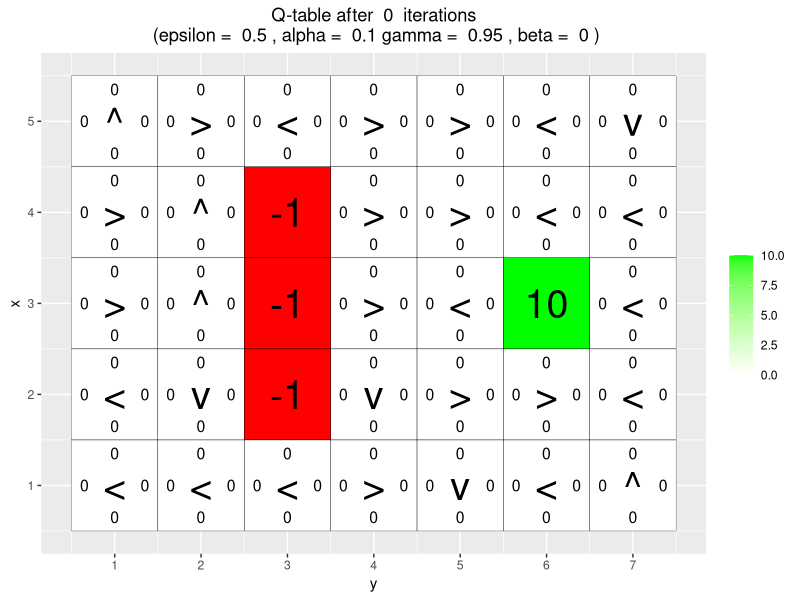
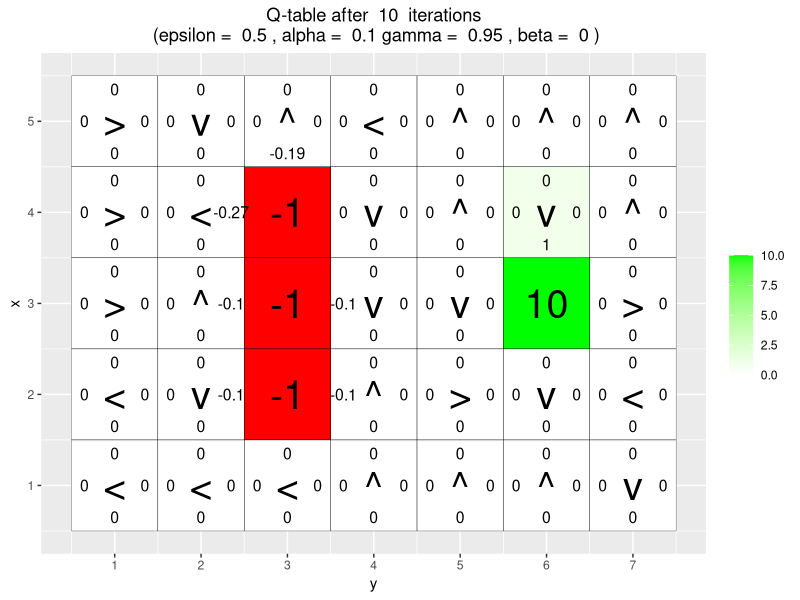
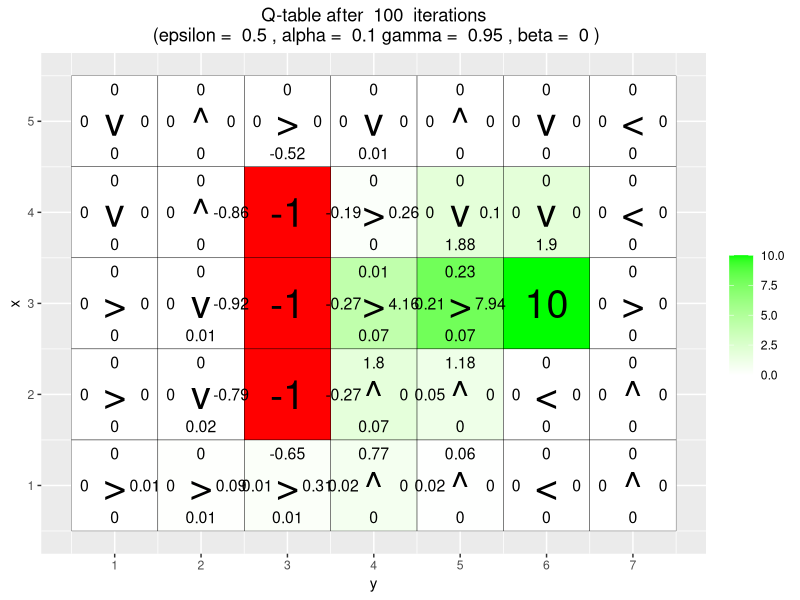
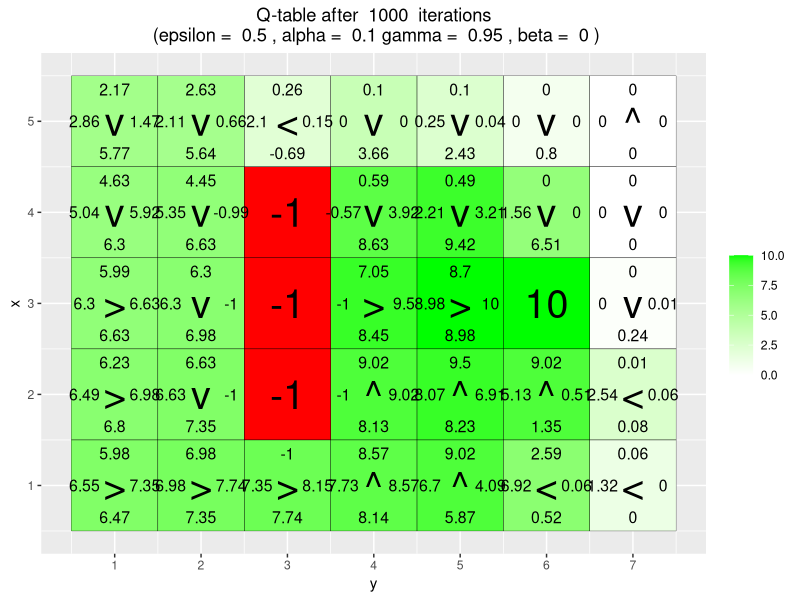
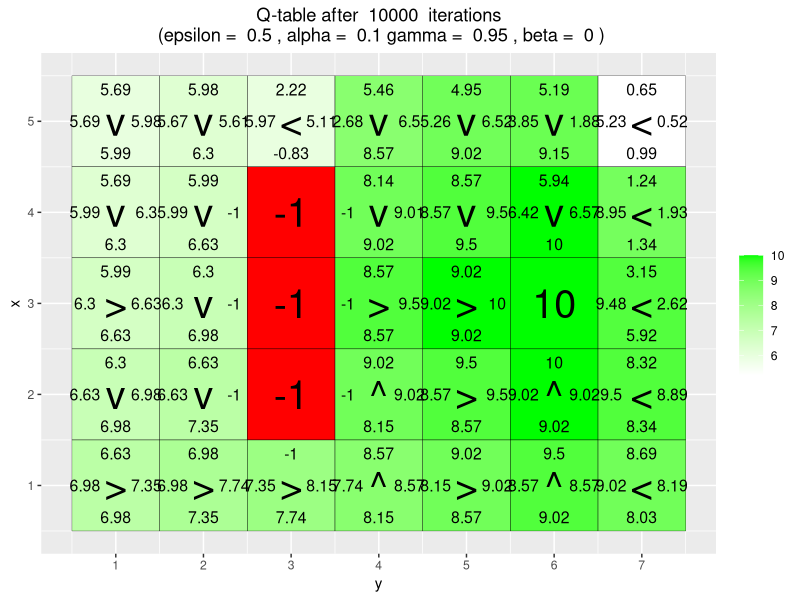
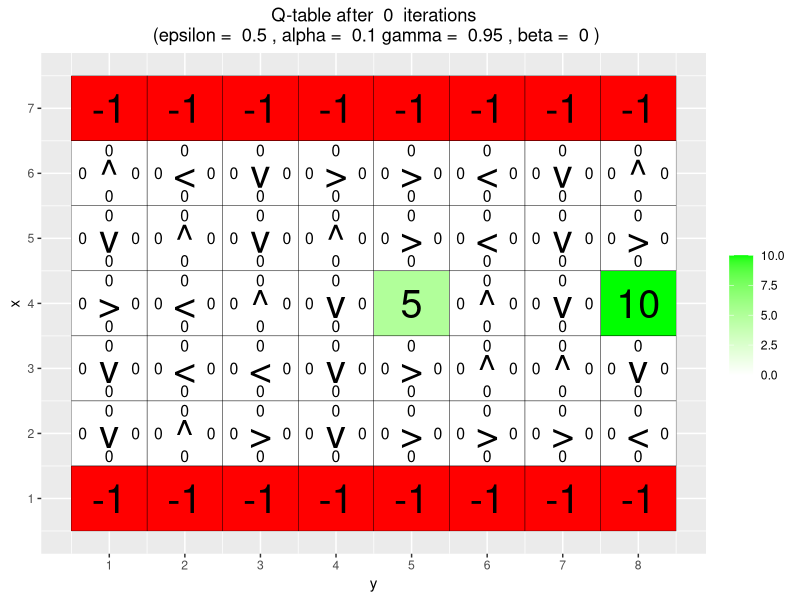
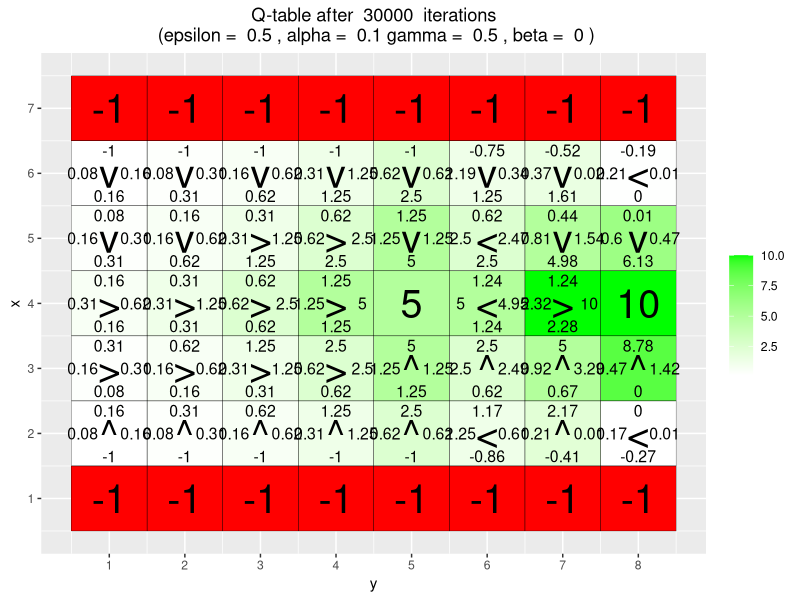
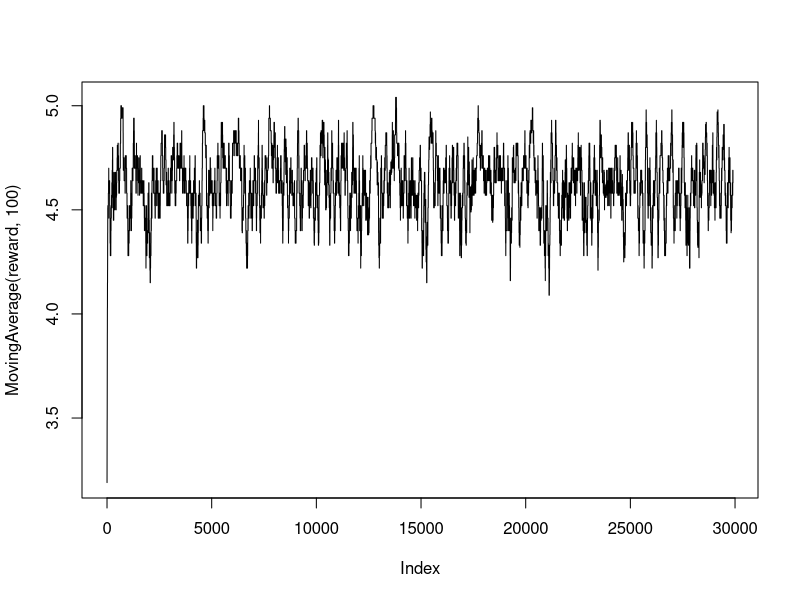

Write R code to recreate these figures, in order.
# By Jose M. Peña and Joel Oskarsson.
# For teaching purposes.
# jose.m.pena@liu.se.

#####################################################################################################
# Q-learning
#####################################################################################################
rm(list =ls())
set.seed(1234)
# install.packages("ggplot2")
# install.packages("vctrs")
library(ggplot2)

arrows <- c("^", ">", "v", "<")
action_deltas <- list(c(1,0), # up
                      c(0,1), # right
                      c(-1,0), # down
                      c(0,-1)) # left

vis_environment <- function(iterations=0, epsilon = 0.5, alpha = 0.1, gamma = 0.95, beta = 0){
  
  # Visualize an environment with rewards. 
  # Q-values for all actions are displayed on the edges of each tile.
  # The (greedy) policy for each state is also displayed.
  # 
  # Args:
  #   iterations, epsilon, alpha, gamma, beta (optional): for the figure title.
  #   reward_map (global variable): a HxW array containing the reward given at each state.
  #   q_table (global variable): a HxWx4 array containing Q-values for each state-action pair.
  #   H, W (global variables): environment dimensions.
  
  df <- expand.grid(x=1:H,y=1:W)
  foo <- mapply(function(x,y) ifelse(reward_map[x,y] == 0,q_table[x,y,1],NA),df$x,df$y)
  df$val1 <- as.vector(round(foo, 2))
  foo <- mapply(function(x,y) ifelse(reward_map[x,y] == 0,q_table[x,y,2],NA),df$x,df$y)
  df$val2 <- as.vector(round(foo, 2))
  foo <- mapply(function(x,y) ifelse(reward_map[x,y] == 0,q_table[x,y,3],NA),df$x,df$y)
  df$val3 <- as.vector(round(foo, 2))
  foo <- mapply(function(x,y) ifelse(reward_map[x,y] == 0,q_table[x,y,4],NA),df$x,df$y)
  df$val4 <- as.vector(round(foo, 2))
  foo <- mapply(function(x,y) 
    ifelse(reward_map[x,y] == 0,arrows[GreedyPolicy(x,y)],reward_map[x,y]),df$x,df$y)
  df$val5 <- as.vector(foo)
  foo <- mapply(function(x,y) ifelse(reward_map[x,y] == 0,max(q_table[x,y,]),
                                     ifelse(reward_map[x,y]<0,NA,reward_map[x,y])),df$x,df$y)
  df$val6 <- as.vector(foo)
  
  print(ggplot(df,aes(x = y,y = x)) +
          scale_fill_gradient(low = "white", high = "green", na.value = "red", name = "") +
          geom_tile(aes(fill=val6)) +
          geom_text(aes(label = val1),size = 4,nudge_y = .35,na.rm = TRUE) +
          geom_text(aes(label = val2),size = 4,nudge_x = .35,na.rm = TRUE) +
          geom_text(aes(label = val3),size = 4,nudge_y = -.35,na.rm = TRUE) +
          geom_text(aes(label = val4),size = 4,nudge_x = -.35,na.rm = TRUE) +
          geom_text(aes(label = val5),size = 10) +
          geom_tile(fill = 'transparent', colour = 'black') + 
          ggtitle(paste("Q-table after ",iterations," iterations\n",
                        "(epsilon = ",epsilon,", alpha = ",alpha,"gamma = ",gamma,", beta = ",beta,")")) +
          theme(plot.title = element_text(hjust = 0.5)) +
          scale_x_continuous(breaks = c(1:W),labels = c(1:W)) +
          scale_y_continuous(breaks = c(1:H),labels = c(1:H)))
  
}

GreedyPolicy <- function(x, y){
  
  # Get a greedy action for state (x,y) from q_table.
  #
  # Args:
  #   x, y: state coordinates.
  #   q_table (global variable): a HxWx4 array containing Q-values for each state-action pair.
  # 
  # Returns:
  #   An action, i.e. integer in {1,2,3,4}.

  # Get the Q-values for all actions at state (x, y)
  q_values <- q_table[x, y, ]
  
  # Find the maximum Q-value
  max_q <- max(q_values)
  
  # Identify all actions that have the maximum Q-value
  max_actions <- which(q_values == max_q)
  
  # Check if there are multiple actions with the maximum Q-value
  if (length(max_actions) > 1) {
    # If there's a tie, randomly select one of the best actions
    action <- sample(max_actions, 1)
  } else {
    # If there's only one max action, use that action
    action <- max_actions
  }
  
  return(action)
}


EpsilonGreedyPolicy <- function(x, y, epsilon){
  
  # Get an epsilon-greedy action for state (x,y) from q_table.
  #
  # Args:
  #   x, y: state coordinates.
  #   epsilon: probability of acting randomly.
  # 
  # Returns:
  #   An action, i.e. integer in {1,2,3,4}.
  
  # Generate a random number between 0 and 1
  rand_num <- runif(1)
  
  if (rand_num < epsilon){
    # With probability epsilon, select a random action
    action <- sample(1:4, 1)
  } else {
    # With probability (1 - epsilon), use the greedy policy
    action <- GreedyPolicy(x, y)
  }
  return(action)
}

transition_model <- function(x, y, action, beta){
  
  # Computes the new state after given action is taken. The agent will follow the action 
  # with probability (1-beta) and slip to the right or left with probability beta/2 each.
  # 
  # Args:
  #   x, y: state coordinates.
  #   action: which action the agent takes (in {1,2,3,4}).
  #   beta: probability of the agent slipping to the side when trying to move.
  #   H, W (global variables): environment dimensions.
  # 
  # Returns:
  #   The new state after the action has been taken.
  
  delta <- sample(-1:1, size = 1, prob = c(0.5*beta,1-beta,0.5*beta))
  final_action <- ((action + delta + 3) %% 4) + 1
  foo <- c(x,y) + unlist(action_deltas[final_action])
  foo <- pmax(c(1,1),pmin(foo,c(H,W)))
  
  return (foo)
}

q_learning <- function(start_state, epsilon = 0.5, alpha = 0.1, gamma = 0.95, beta = 0){
  
  # Perform one episode of Q-learning. The agent should move around in the 
  # environment using the given transition model and update the Q-table.
  # The episode ends when the agent reaches a terminal state.
  # 
  # Args:
  #   start_state: array with two entries, describing the starting position of the agent.
  #   epsilon (optional): probability of acting randomly.
  #   alpha (optional): learning rate.
  #   gamma (optional): discount factor.
  #   beta (optional): slipping factor.
  #   reward_map (global variable): a HxW array containing the reward given at each state.
  #   q_table (global variable): a HxWx4 array containing Q-values for each state-action pair.
  # 
  # Returns:
  #   reward: reward received in the episode.
  #   correction: sum of the temporal difference correction terms over the episode.
  #   q_table (global variable): Recall that R passes arguments by value. So, q_table being
  #   a global variable can be modified with the superassigment operator <<-.
  
  # Your code here.
  # Initialize state
  x <- start_state[1]
  y <- start_state[2]
  
  # Initialize variables to track episode reward and TD corrections
  episode_reward <- 0
  episode_correction <- 0
  
  repeat{
    # Choose an action A using the epsilon-greedy policy
    action <- EpsilonGreedyPolicy(x, y, epsilon)
    
    # Observe the next state S' and reward R after taking action A
    next_state <- transition_model(x, y, action, beta)
    x_new <- next_state[1]
    y_new <- next_state[2]
    R <- reward_map[x_new, y_new]
    
    # Get current Q-value Q(S, A)
    Q_SA <- q_table[x, y, action]
    
    # Check if next state is terminal (reward != 0)
    if (R != 0){
      max_Q_Sprime_aprime <- 0
    } else {
      # Compute max Q(S', a') over all possible actions a'
      max_Q_Sprime_aprime <- max(q_table[x_new, y_new, ])
    }
    
    # Calculate the TD correction term
    TD_correction <- R + gamma * max_Q_Sprime_aprime - Q_SA
    
    # Update the cumulative TD correction
    episode_correction <- episode_correction + TD_correction
    
    # Update Q(S, A) in the q_table
    q_table[x, y, action] <<- Q_SA + alpha * TD_correction
    
    # Accumulate the reward
    episode_reward <- episode_reward + R
    
    # Move to the next state
    x <- x_new
    y <- y_new
    
    # Check if the episode has ended
    if (R != 0){
      # Episode ends when a terminal state is reached
      return (c(episode_reward, episode_correction))
    }
  }
}

#2.2 Questions
#1. What has the agent learned after the first 10 episodes?

#The Q-table values are mostly zeros, with slight updates in some states around -1.
# Policy Arrows: The greedy policy (arrows on the grid) point randomly due to insufficient learning.
# ϵ=0.5, the agent is exploring randomly half the time.

#2. Is the final greedy policy (after 10000 episodes) optimal for all states, i.e. not only
# for the initial state ? Why / Why not ?

# The agent has clearly learned to navigate towards the goal at position, 
# as seen by the arrows pointing rightwards and upwards towards this cell.
# The policy is optimal for the most states that the agent has visited often during the episodes, 
# however some areas are underexplored leading to suboptimal policies in those areas.
# An example for the states below the -1 penalty wall where it would be better to go below and not up again


# Do the learned values in the Q-table reflect the fact that there are multiple paths
# (above and below the negative rewards) to get to the positive reward ? If not, what could be done to make it happen ?
# Mostly no, the learned values in the Q-table do not reflect the fact that there are multiple path that lead to the positive reward. 
# The agent clearly shows a strong preference for the upper path over the lower path
# This is likely due to the agent's early discovery of the upper path and subsequent exploitation of it. 
# To counteract this one could: 
# - increase exploration
# - Reducing the learning rate


#####################################################################################################
# Q-Learning Environments
#####################################################################################################

# Environment A (learning)

H <- 5
W <- 7

reward_map <- matrix(0, nrow = H, ncol = W)
reward_map[3,6] <- 10
reward_map[2:4,3] <- -1

q_table <- array(0,dim = c(H,W,4))

vis_environment()

for(i in 1:10000){
  foo <- q_learning(start_state = c(3,1))
  
  if(any(i==c(10,100,1000,10000)))
    vis_environment(i)
}

# Environment B (the effect of epsilon and gamma)
# 2.3 Your task is to investigate how the ε and γ parameters affect the learned policy by running
# My observations are:

# ε = 0.5 
# γ = 0.5: no env plot? It chooses 5 often since the discount factor gamma is low meaning that it prioritizes future rewards less then current 
# γ = 0.75: Most often chooses 10 but sometimes 5
# γ = 0.95: results in that it learns to avoid 5 reward and go for 10 reward, the reward graph is also delayed and correction spikes up later

# With ε = 0.1 the agent doesn't explore as much rather exploits the found policy and therefore only finds upper paths around 5, doesn't learn to completely ignore 5
H <- 7
W <- 8

reward_map <- matrix(0, nrow = H, ncol = W)
reward_map[1,] <- -1
reward_map[7,] <- -1
reward_map[4,5] <- 5
reward_map[4,8] <- 10

q_table <- array(0,dim = c(H,W,4))

vis_environment()

MovingAverage <- function(x, n){
  
  cx <- c(0,cumsum(x))
  rsum <- (cx[(n+1):length(cx)] - cx[1:(length(cx) - n)]) / n
  
  return (rsum)
}

for(j in c(0.5,0.75,0.95)){
  q_table <- array(0,dim = c(H,W,4))
  reward <- NULL
  correction <- NULL
  
  for(i in 1:30000){
    # This is for epsilon = 0.5 standard
    foo <- q_learning(gamma = j, start_state = c(4,1))
    reward <- c(reward,foo[1])
    correction <- c(correction,foo[2])
  }
  
  vis_environment(i, gamma = j)
  plot(MovingAverage(reward,100),type = "l")
  plot(MovingAverage(correction,100),type = "l")
}

for(j in c(0.5,0.75,0.95)){
  q_table <- array(0,dim = c(H,W,4))
  reward <- NULL
  correction <- NULL
  
  for(i in 1:30000){
    # This is epsilon 0.1 
    foo <- q_learning(epsilon = 0.1, gamma = j, start_state = c(4,1))
    reward <- c(reward,foo[1])
    correction <- c(correction,foo[2])
  }
  
  vis_environment(i, epsilon = 0.1, gamma = j)
  plot(MovingAverage(reward,100),type = "l")
  plot(MovingAverage(correction,100),type = "l")
}

# Environment C (the effect of beta).
# 2.4  investigate how the β parameter affects the learned policy
# β = 0 - no slipping, learns a direct policy, avoids -1
# β = 0.2 - A bit uncertainty but mostly direct
# β = 0.4 - harder to avoid negative, more erradic
# β = 0.66 - highly inconsistent, learns to move further from -1

H <- 3
W <- 6

reward_map <- matrix(0, nrow = H, ncol = W)
reward_map[1,2:5] <- -1
reward_map[1,6] <- 10

q_table <- array(0,dim = c(H,W,4))

vis_environment()

for(j in c(0,0.2,0.4,0.66)){
  q_table <- array(0,dim = c(H,W,4))
  
  for(i in 1:10000)
    foo <- q_learning(gamma = 0.6, beta = j, start_state = c(1,1))
  
  vis_environment(i, gamma = 0.6, beta = j)
}


# 2.5 Questions??
# 2.6 
# - Has the agent learned a good policy? Why / Why not ?
# Yes, the agent has learned relatively good policy.
# The policy generalizes well during validation since the training goals were spread across the grid, allowing the agent to learn a flexible policy.

#Could you have used the Q-learning algorithm to solve this task?
# Yes, although REINFORCE is much more suitable. Q-learning could solve this task by incorporating the goal coordinates into the state representation. 
# However, Q-learning might struggle with generalizing as effectively as REINFORCE


# 2.7
# - Has the agent learned a good policy? Why / Why not ?
# No, the agent has not learned a fully generalized policy. 
# It has overfitted to the training where the goals were located in the top row, 

# - If the results obtained for environments D and E differ, explain why.
# The difference arises from the diversity of the training goals. In Environment D, 
# the training goals were spread across the grid, resulting in better generalization. In Environment E, the training goals were restricted to the top row, leading to overfitting and poor generalization to new goal positions during validation.